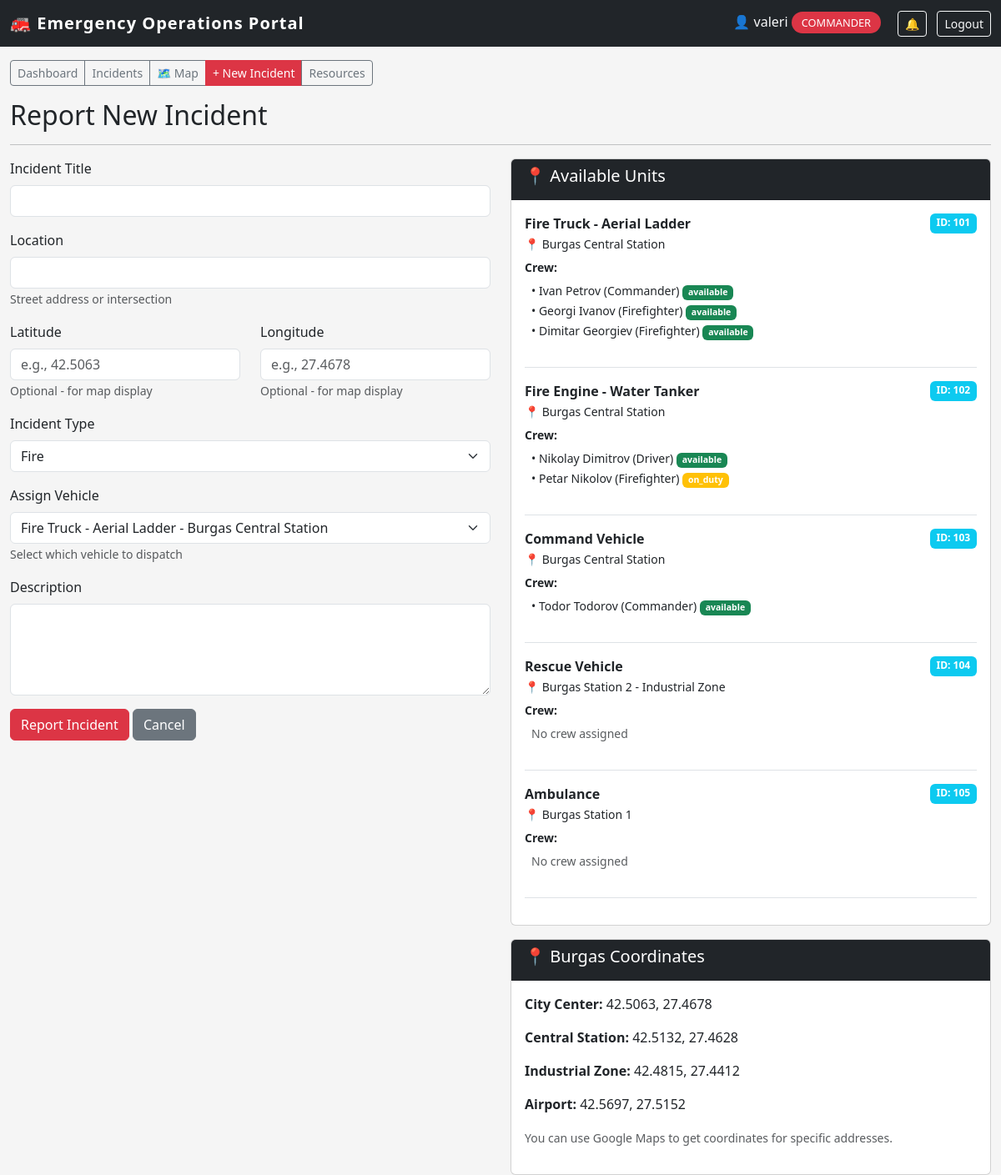
The page /staff/report_incident (signed in) on the database its author committed.
### app.py (models this page shows)
class Vehicle(db.Model):
    id = db.Column(db.Integer, primary_key=True)
    type = db.Column(db.String(50))
    location = db.Column(db.String(200))
    firefighters = db.relationship('Firefighter', backref='assigned_vehicle', lazy=True)

class Firefighter(db.Model):
    id = db.Column(db.Integer, primary_key=True)
    name = db.Column(db.String(100), nullable=False)
    rank = db.Column(db.String(50))
    status = db.Column(db.String(20), default='available')
    vehicle_id = db.Column(db.Integer, db.ForeignKey('vehicle.id'), nullable=True)

### app.py (the view, shortened to what this page needs)
@app.route('/staff/report_incident', methods=['GET', 'POST'])
@login_required
@role_required('dispatcher', 'commander')
def staff_report_incident():
    form = IncidentForm()
    vehicles = Vehicle.query.all()
    form.vehicle_id.choices = [(v.id, f"{v.type} - {v.location}") for v in vehicles]
    if not form.vehicle_id.choices:
        form.vehicle_id.choices = [(0, 'No vehicles available - Import data first!')]
    return render_template('staff/report_incident.html', form=form, vehicles=vehicles)

### app.py
class IncidentForm(FlaskForm):
    title = StringField('Incident Title', validators=[DataRequired()])
    location = StringField('Location', validators=[DataRequired()])
    latitude = StringField('Latitude', validators=[Optional()])  # Add this
    longitude = StringField('Longitude', validators=[Optional()])  # Add this
    incident_type = SelectField('Incident Type',
                                choices=[('fire', 'Fire'),
                                         ('rescue', 'Rescue'),
                                         ('accident', 'Car Accident'),
                                         ('hazmat', 'Hazardous Materials'),
                                         ('other', 'Other')],
                                validators=[DataRequired()])
    description = TextAreaField('Description', validators=[DataRequired()])
    vehicle_id = SelectField('Assign Vehicle', coerce=int, validators=[DataRequired()])
    submit = SubmitField('Report Incident')

### app.py (called while the page is built)
def login_required(f):
    @wraps(f)
    def decorated_function(*args, **kwargs):
        if not session.get('logged_in'):
            flash('Please login to access the staff portal.', 'warning')
            return redirect(url_for('staff_login'))
        return f(*args, **kwargs)
    return decorated_function

def role_required(*roles):
    def decorator(f):
        @wraps(f)
        def decorated_function(*args, **kwargs):
            if not session.get('logged_in'):
                flash('Please login to access the staff portal.', 'warning')
                return redirect(url_for('staff_login'))
            if session.get('user_role') not in roles:
                flash('Unauthorized access. This incident has been logged.', 'danger')
                return redirect(url_for('staff_dashboard'))
            return f(*args, **kwargs)
        return decorated_function
    return decorator

### templates/staff/report_incident.html (shortened to what this page needs)
{% extends "staff/base.html" %}
{% block content %}
<h2>Report New Incident</h2>
<hr>
<div class="row">
    <div class="col-md-6">
        <form method="POST">
            <div class="mb-3">
                {{ form.title.label(class="form-label") }}
                {{ form.title(class="form-control") }}
            </div>
            <div class="mb-3">
                {{ form.location.label(class="form-label") }}
                {{ form.location(class="form-control") }}
                <small class="text-muted">Street address or intersection</small>
            </div>
            <div class="row">
                <div class="col-md-6">
                    <div class="mb-3">
                        {{ form.latitude.label(class="form-label") }}
                        {{ form.latitude(class="form-control", placeholder="e.g., 42.5063") }}
                        <small class="text-muted">Optional - for map display</small>
                    </div>
                </div>
                <div class="col-md-6">
                    <div class="mb-3">
                        {{ form.longitude.label(class="form-label") }}
                        {{ form.longitude(class="form-control", placeholder="e.g., 27.4678") }}
                        <small class="text-muted">Optional - for map display</small>
                    </div>
                </div>
            </div>
            <div class="mb-3">
                {{ form.incident_type.label(class="form-label") }}
                {{ form.incident_type(class="form-select") }}
            </div>
            <div class="mb-3">
                {{ form.vehicle_id.label(class="form-label") }}
                {{ form.vehicle_id(class="form-select") }}
                <small class="text-muted">Select which vehicle to dispatch</small>
            </div>
            <div class="mb-3">
                {{ form.description.label(class="form-label") }}
                {{ form.description(class="form-control", rows=4) }}
            </div>
            <div class="mb-3">
                {{ form.submit(class="btn btn-danger") }}
                <a href="{{ url_for('staff_incidents') }}" class="btn btn-secondary">Cancel</a>
            </div>
        </form>
    </div>
    <div class="col-md-6">
        <div class="card mb-3">
            <div class="card-header bg-dark text-white">
                <h5>📍 Available Units</h5>
            </div>
            <div class="card-body">
                {% if vehicles %}
                    {% for vehicle in vehicles %}
                    <div class="border-bottom mb-3 pb-3">
                        <div class="d-flex justify-content-between">
                            <strong>{{ vehicle.type }}</strong>
                            <span class="badge bg-info">ID: {{ vehicle.id }}</span>
                        </div>
                        <p class="mb-1"><small>📍 {{ vehicle.location }}</small></p>
                        <p class="mb-1"><small><strong>Crew:</strong></small></p>
                        {% if vehicle.firefighters %}
                            <ul class="list-unstyled ms-2">
                                {% for f in vehicle.firefighters %}
                                    <li><small>• {{ f.name }} ({{ f.rank }})
                                        <span class="badge {% if f.status == 'available' %}bg-success{% else %}bg-warning{% endif %}">
                                            {{ f.status }}
                                        </span>
                                    </small></li>
                                {% endfor %}
                            </ul>
                        {% else %}
                            <p class="text-muted ms-2"><small>No crew assigned</small></p>
                        {% endif %}
                    </div>
                    {% endfor %}
                {% else %}
                    <p class="text-muted">No vehicles available. <a href="{{ url_for('staff_import_data') }}">Import data first</a>.</p>
                {% endif %}
            </div>
        </div>
        <div class="card">
            <div class="card-header bg-dark text-white">
                <h5>📍 Burgas Coordinates</h5>
            </div>
            <div class="card-body">
                <p><strong>City Center:</strong> 42.5063, 27.4678</p>
                <p><strong>Central Station:</strong> 42.5132, 27.4628</p>
                <p><strong>Industrial Zone:</strong> 42.4815, 27.4412</p>
                <p><strong>Airport:</strong> 42.5697, 27.5152</p>
                <p><small class="text-muted">You can use Google Maps to get coordinates for specific addresses.</small></p>
            </div>
        </div>
    </div>
</div>
{% endblock %}

### templates/staff/base.html (shortened to what this page needs)
<!DOCTYPE html>
<html lang="en">
<head>
    <link href="https://cdn.jsdelivr.net/npm/bootstrap@5.3.0/dist/css/bootstrap.min.css" rel="stylesheet">
</head>
<body>
    <nav class="navbar navbar-dark bg-dark">
        <div class="container-fluid">
            <a class="navbar-brand" href="{{ url_for('staff_dashboard') }}">
                🚒 Emergency Operations Portal
            </a>
            <div>
                {% if session.logged_in %}
                    <span class="text-light me-3">
                        👤 {{ session.user_name }}
                        <span class="role-badge">{{ session.user_role }}</span>
                    </span>
                    <a href="{{ url_for('view_notifications') }}" class="btn btn-outline-light btn-sm position-relative me-2">
                        🔔
                    </a>
                    <a href="{{ url_for('staff_logout') }}" class="btn btn-outline-light btn-sm">Logout</a>
                {% endif %}
            </div>
        </div>
    </nav>
    <div class="container-fluid mt-3">
        {% if session.logged_in and session.user_role in ['dispatcher', 'commander'] %}
        <div class="row mb-3">
            <div class="col">
                <div class="btn-group">
                    <a href="{{ url_for('dispatcher_dashboard') }}" class="btn btn-outline-secondary btn-sm">Dashboard</a>
                    <a href="{{ url_for('staff_incidents') }}" class="btn btn-outline-secondary btn-sm">Incidents</a>
                    <a href="{{ url_for('incident_map') }}" class="btn btn-outline-secondary btn-sm">🗺️ Map</a>
                    <a href="{{ url_for('staff_report_incident') }}" class="btn btn-danger btn-sm">+ New Incident</a>
                    <a href="{{ url_for('staff_firefighters') }}" class="btn btn-outline-secondary btn-sm">Resources</a>
                </div>
            </div>
        </div>
        {% endif %}
        <div class="row">
            <div class="col">
                {% block content %}{% endblock %}
            </div>
        </div>
    </div>
</body>
</html>

### templates/staff/base.html (style rules this page uses)
body { background: #f5f5f5; }
.navbar-brand { font-weight: bold; letter-spacing: 1px; }
.role-badge { background: #dc3545; color: white; padding: 4px 12px; border-radius: 20px; font-size: 0.8rem; text-transform: uppercase; }

### rows shown on the page
Vehicle: type "Fire Truck - Aerial Ladder", id "101", location "Burgas Central Station"
Firefighter: name "Ivan Petrov", rank "Commander", status "available"
Firefighter: name "Georgi Ivanov", rank "Firefighter", status "available"
Firefighter: name "Dimitar Georgiev", rank "Firefighter", status "available"
Vehicle: type "Fire Engine - Water Tanker", id "102", location "Burgas Central Station"
Firefighter: name "Nikolay Dimitrov", rank "Driver", status "available"
Firefighter: name "Petar Nikolov", rank "Firefighter", status "on_duty"
Vehicle: type "Command Vehicle", id "103", location "Burgas Central Station"
Firefighter: name "Todor Todorov", rank "Commander", status "available"
Vehicle: type "Rescue Vehicle", id "104", location "Burgas Station 2 - Industrial Zone", shows "No crew assigned"
Vehicle: type "Ambulance", id "105", location "Burgas Station 1", shows "No crew assigned"

### other values the page prints
{{ session.user_name }} "valeri"
{{ session.user_role }} "COMMANDER"
